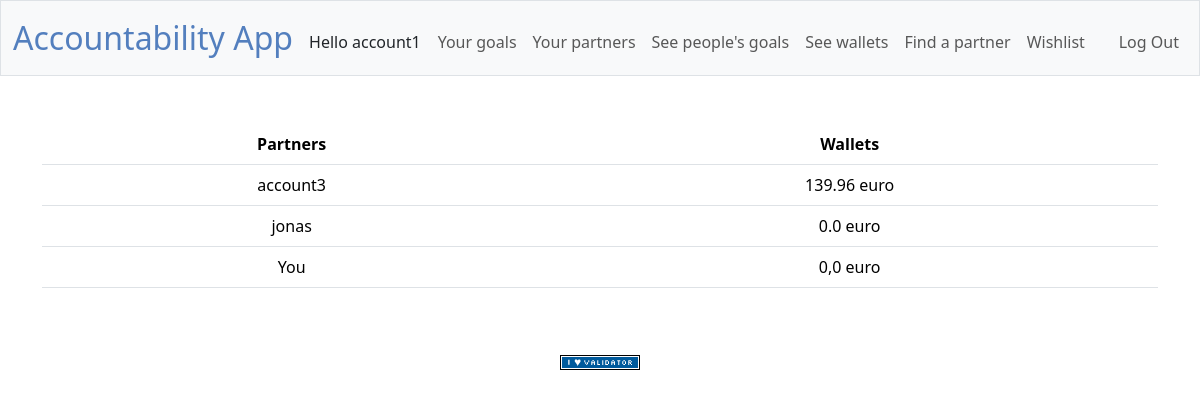
/seewallets (signed in), run on an earlier commit of the app's database.
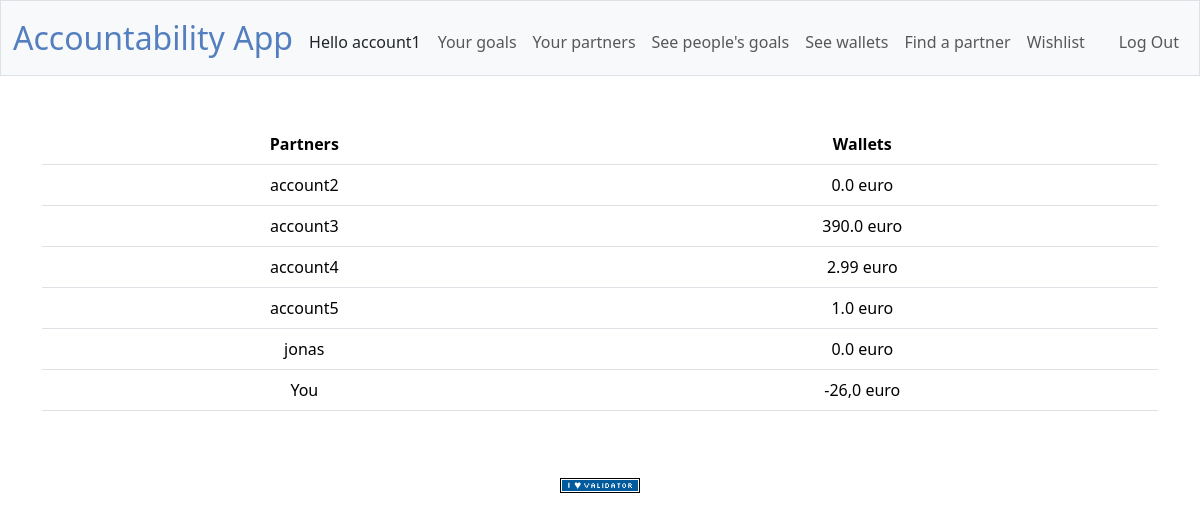
And on a later commit of the database.
### tables this page shows
CREATE TABLE accounts (
    id INTEGER PRIMARY KEY AUTOINCREMENT NOT NULL,
    username TEXT NOT NULL,
    hash TEXT NOT NULL,
    wallet NUMERIC NOT NULL DEFAULT 1.00
);

### app.py (the view)
@app.route("/seewallets")
@login_required
def see_wallets():
    partnerList = accepted_partner_list(session["user_id"])
    myWallet = find_wallet(session["user_id"])
    wallet = str_dec_comma(myWallet)
    return render_template("seewallets.html", partnerList=partnerList, wallet=wallet)

### app.py (called while the page is built)
@app.after_request
def after_request(response):
    response.headers["Cache-Control"] = "no-cache, no-store, must-revalidate"
    response.headers["Expires"] = 0
    response.headers["Pragma"] = "no-cache"
    return response

### helpers.py (called while the page is built)
def login_required(f):
    @wraps(f)
    def decorated_function(*args, **kwargs):
        if session.get("user_id") is None:
            return redirect("/login")
        return f(*args, **kwargs)
    return decorated_function

def find_username(value):
    db = SQL("sqlite:///projectdata.db")
    names = db.execute("""
                        SELECT username FROM accounts WHERE id=?
                          """, value)
    person = ""
    for name in names:
        person = name["username"]
    return person

### partners.py (called while the page is built)
def accepted_partner_list(value):
    partnerList = []
    accepteePartner = db.execute("""
                                SELECT * FROM partnerships WHERE status = ? AND acceptee = ?
                                 """, "ACCEPTED", value)
    requesterPartner = db.execute("""
                                SELECT * FROM partnerships WHERE status = ? AND requester = ?
                                 """, "ACCEPTED", value)
    for partner in accepteePartner:
        partnerList.append(partner["requester"])
    for partner in requesterPartner:
        partnerList.append(partner["acceptee"])
    return partnerList

### wallets.py (called while the page is built)
def str_dec_comma(value):
    strWallet = str(value)
    euro = strWallet.replace(".",",")
    return euro

def find_wallet(userid):
    wallet = db.execute("""
                        SELECT wallet FROM accounts WHERE id = ?
                        """, userid)
    wallet = float(wallet[0]["wallet"])
    wallet = round(wallet, 2)
    return wallet;

### templates/seewallets.html (shortened to what this page needs)
{% extends "layout.html" %}
{% block main %}
<table class="table">
    <thead>
        <tr>
            <th scope="col">Partners</th>
            <th scope="col">Wallets</th>
        </tr>
    </thead>
    <tbody>
        {% for partner in partnerList %}
            <tr>
            <td>{{ partner | find_username }}</td>
            <td>{{ partner | find_wallet }} euro</td>
            </tr>
        {% endfor %}
        <tr>
            <td>You</td>
            <td>{{ wallet }} euro</td>
        </tr>
    </tbody>
</table>
{% endblock %}

### templates/layout.html (shortened to what this page needs)
<!DOCTYPE html>
<html lang="en">
    <head>
        <link href="https://cdn.jsdelivr.net/npm/bootstrap@5.3.3/dist/css/bootstrap.min.css" rel="stylesheet">
        <link href="/static/styles.css" rel="stylesheet">
    </head>
    <body>
        <nav class="bg-light border navbar navbar-expand-md navbar-light">
            <div class="container-fluid">
                <a class="navbar-brand" href="/"><span class="blue">Accountability App</span></a>
                <div class="collapse navbar-collapse" id="navbar">
                    {% if session["user_id"] %}
                        <ul class="navbar-nav me-auto mt-2">
                            Hello {{ session["user_name"] }}
                        </ul>
                        <ul class="navbar-nav me-auto mt-2">
                            <li class="nav-item"><a class="nav-link" href="/maingoalpage">Your goals</a></li>
                            <li class="nav-item"><a class="nav-link" href="/partnerlist">Your partners</a></li>
                            <li class="nav-item"><a class="nav-link" href="/seePartnerGoals">See people's goals</a></li>
                            <li class="nav-item"><a class="nav-link" href="/seewallets">See wallets</a></li>
                            <li class="nav-item"><a class="nav-link" href="/findpartner">Find a partner</a></li>
                            <li class="nav-item"><a class="nav-link" href="/wishlist">Wishlist</a></li>
                        </ul>
                        <ul class="navbar-nav ms-auto mt-2">
                            <li class="nav-item"><a class="nav-link" href="/logout">Log Out</a></li>
                        </ul>
                    {% else %}
                        <ul class="navbar-nav ms-auto mt-2">
                            <li class="nav-item"><a class="nav-link" href="/register">Register</a></li>
                            <li class="nav-item"><a class="nav-link" href="/login">Log In</a></li>
                        </ul>
                    {% endif %}
                </div>
            </div>
        </nav>
        <main class="container py-5 text-center">
            {% block main %}{% endblock %}
        </main>
        <footer class="mb-5">
            <form action="https://validator.w3.org/check" class="text-center" enctype="multipart/form-data" method="post" target="_blank">
                <input alt="Validate" src="/static/I_heart_validator.png" type="image">
            </form>
        </footer>
    </body>
</html>

### static/styles.css (style rules this page uses)
nav .navbar-brand { font-size: xx-large; }
nav .navbar-brand .blue { color: #537fbe; }

What changed in the data, as far as the page shows it:
now on this page (row edited): accounts: username "account2", partner "0.0"
changed accounts "account3": wallet "139.96" → "390.0"
now on this page (row unchanged): accounts: username "account4", wallet "2.99"
now on this page (row unchanged): accounts: username "account5", partner "1.0"
Also different on the page:
{{ wallet }}: "0,0" → "-26,0"
